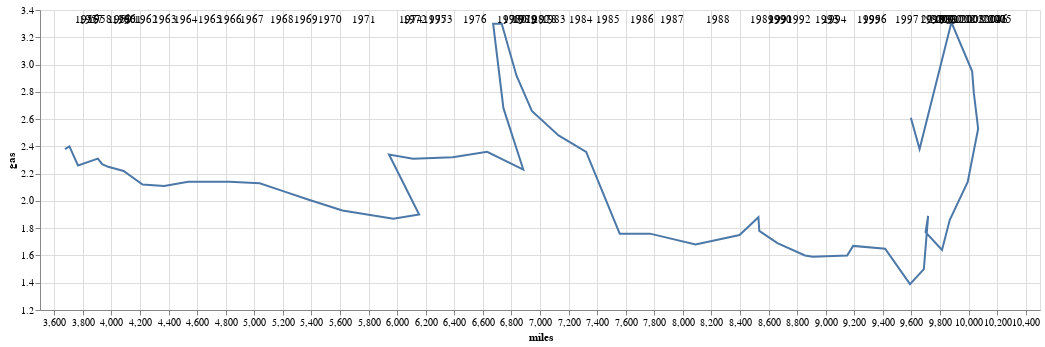

The notebook cell this image was saved under:
### Code cell
chart + chart.mark_text(align = 'left', dx = 10).encode(
    x = 'miles',
    y = alt.value(10),
    text = "year",
)

### Figure 1 — Vega-Lite specification as saved in the notebook (floating-point values rounded to 4 significant figures)
{"config": {"view": {"continuousWidth": 400, "continuousHeight": 300}}, "layer": [{"mark": "line", "encoding": {"order": {"type": "quantitative", "field": "year"}, "tooltip": {"type": "quantitative", "field": "year"}, "x": {"type": "quantitative", "field": "miles", "scale": {"zero": false}, "sort": null}, "y": {"type": "quantitative", "field": "gas", "scale": {"zero": false}}}, "width": 1000}, {"mark": {"type": "text", "align": "left", "dx": 10}, "encoding": {"order": {"type": "quantitative", "field": "year"}, "text": {"type": "quantitative", "field": "year"}, "tooltip": {"type": "quantitative", "field": "year"}, "x": {"type": "quantitative", "field": "miles"}, "y": {"value": 10}}, "width": 1000}], "data": {"name": "data-e24c277102dddc2eceb7d9aaeb087c70"}, "$schema": "https://vega.github.io/schema/vega-lite/v4.8.1.json", "datasets": {"data-e24c277102dddc2eceb7d9aaeb087c70": [{"side": "left", "year": 1956, "miles": 3675, "gas": 2.38}, {"side": "right", "year": 1957, "miles": 3706, "gas": 2.4}, {"side": "bottom", "year": 1958, "miles": 3766, "gas": 2.26}, {"side": "top", "year": 1959, "miles": 3905, "gas": 2.31}, {"side": "right", "year": 1960, "miles": 3935, "gas": 2.27}, {"side": "bottom", "year": 1961, "miles": 3977, "gas": 2.25}, {"side": "right", "year": 1962, "miles": 4085, "gas": 2.22}, {"side": "bottom", "year": 1963, "miles": 4218, "gas": 2.12}, {"side": "bottom", "year": 1964, "miles": 4369, "gas": 2.11}, {"side": "bottom", "year": 1965, "miles": 4538, "gas": 2.14}, {"side": "top", "year": 1966, "miles": 4676, "gas": 2.14}, {"side": "bottom", "year": 1967, "miles": 4827, "gas": 2.14}, {"side": "right", "year": 1968, "miles": 5038, "gas": 2.13}, {"side": "right", "year": 1969, "miles": 5207, "gas": 2.07}, {"side": "right", "year": 1970, "miles": 5376, "gas": 2.01}, {"side": "bottom", "year": 1971, "miles": 5617, "gas": 1.93}, {"side": "bottom", "year": 1972, "miles": 5973, "gas": 1.87}, {"side": "right", "year": 1973, "miles": 6154, "gas": 1.9}, {"side": "left", "year": 1974, "miles": 5943, "gas": 2.34}, {"side": "bottom", "year": 1975, "miles": 6111, "gas": 2.31}, {"side": "bottom", "year": 1976, "miles": 6389, "gas": 2.32}, {"side": "top", "year": 1977, "miles": 6630, "gas": 2.36}, {"side": "bottom", "year": 1978, "miles": 6883, "gas": 2.23}, {"side": "left", "year": 1979, "miles": 6744, "gas": 2.68}, {"side": "left", "year": 1980, "miles": 6672, "gas": 3.3}, {"side": "right", "year": 1981, "miles": 6732, "gas": 3.3}, {"side": "right", "year": 1982, "miles": 6835, "gas": 2.92}, {"side": "right", "year": 1983, "miles": 6943, "gas": 2.66}, {"side": "right", "year": 1984, "miles": 7130, "gas": 2.48}, {"side": "right", "year": 1985, "miles": 7323, "gas": 2.36}, {"side": "left", "year": 1986, "miles": 7558, "gas": 1.76}, {"side": "top", "year": 1987, "miles": 7770, "gas": 1.76}, {"side": "bottom", "year": 1988, "miles": 8089, "gas": 1.68}, {"side": "left", "year": 1989, "miles": 8397, "gas": 1.75}, {"side": "top", "year": 1990, "miles": 8529, "gas": 1.88}, {"side": "right", "year": 1991, "miles": 8535, "gas": 1.78}, {"side": "right", "year": 1992, "miles": 8662, "gas": 1.69}, {"side": "left", "year": 1993, "miles": 8855, "gas": 1.6}, {"side": "bottom", "year": 1994, "miles": 8909, "gas": 1.59}, {"side": "bottom", "year": 1995, "miles": 9150, "gas": 1.6}, {"side": "top", "year": 1996, "miles": 9192, "gas": 1.67}, {"side": "right", "year": 1997, "miles": 9416, "gas": 1.65}, {"side": "bottom", "year": 1998, "miles": 9590, "gas": 1.39}, {"side": "right", "year": 1999, "miles": 9687, "gas": 1.5}, {"side": "top", "year": 2000, "miles": 9717, "gas": 1.89}, {"side": "left", "year": 2001, "miles": 9699, "gas": 1.77}, {"side": "bottom", "year": 2002, "miles": 9814, "gas": 1.64}, {"side": "right", "year": 2003, "miles": 9868, "gas": 1.86}, {"side": "left", "year": 2004, "miles": 9994, "gas": 2.14}, {"side": "left", "year": 2005, "miles": 10067, "gas": 2.53}, {"side": "right", "year": 2006, "miles": 10037, "gas": 2.79}, {"side": "right", "year": 2007, "miles": 10025, "gas": 2.95}, {"side": "left", "year": 2008, "miles": 9880, "gas": 3.31}, {"side": "bottom", "year": 2009, "miles": 9657, "gas": 2.38}, {"side": "left", "year": 2010, "miles": 9596, "gas": 2.61}]}}
